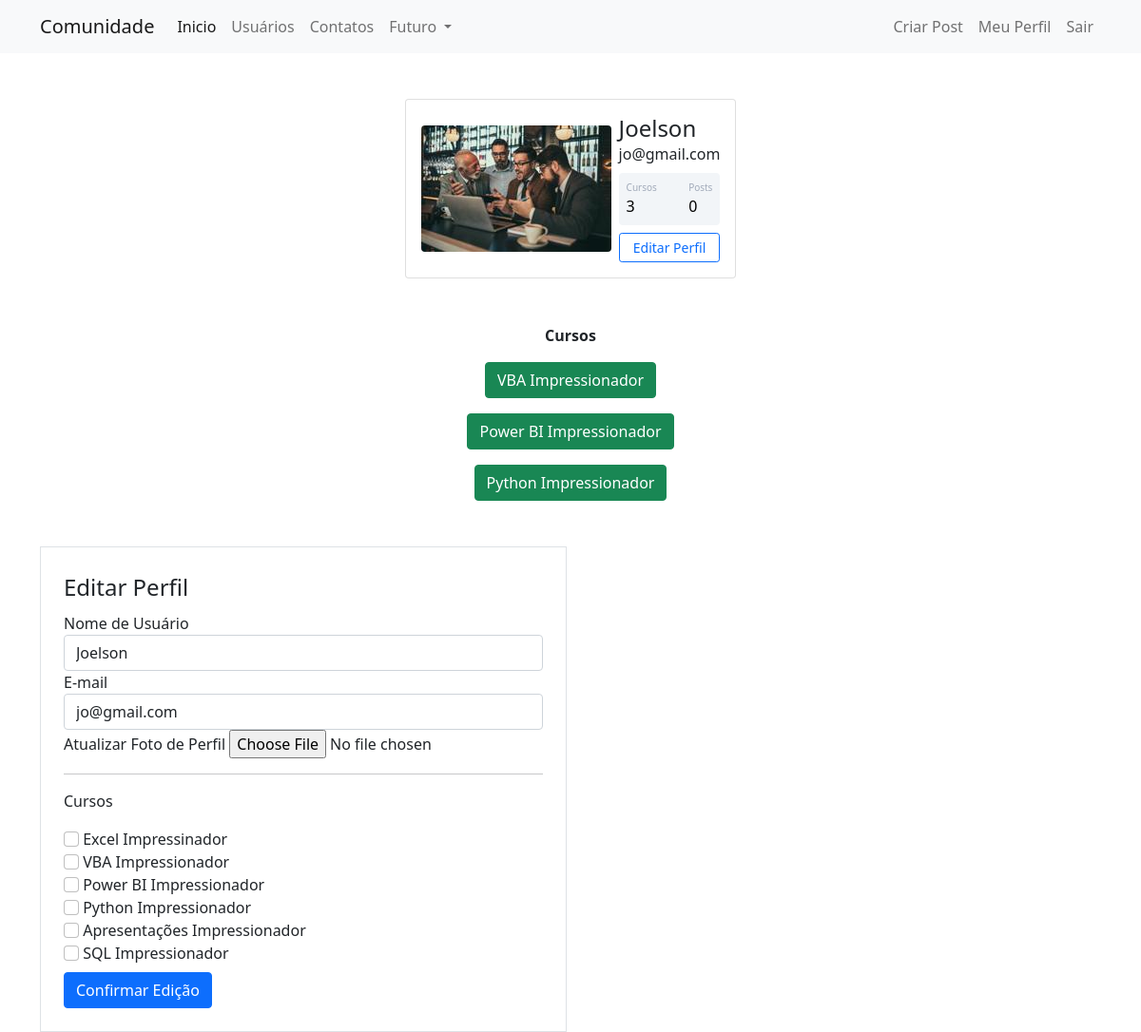
/perfil/editar (signed in), run on the app's committed database.
### comunidade/models.py (models this page shows)
class Usuario(database.Model, UserMixin):
    id = database.Column(database.Integer, primary_key=True)
    username = database.Column(database.String, nullable=False)
    email = database.Column(database.String, nullable=False, unique=True)
    senha = database.Column(database.String, nullable=False)
    foto_perfil = database.Column(database.String, default='default.jpg')
    posts = database.relationship('Post', backref='autor', lazy=True)
    cursos = database.Column(database.String, nullable=False, default='Não Informado')

### comunidade/routes.py (the view)
@app.route('/perfil/editar', methods=['GET', 'POST'])
@login_required
def editar_perfil():
    form = FormEditarPerfil()
    if form.validate_on_submit():
        current_user.email = form.email.data
        current_user.username = form.username.data
        if form.foto_perfil.data:
            nome_imagem = salvar_imagem(form.foto_perfil.data)
            current_user.foto_perfil = nome_imagem
        current_user.cursos = atualizar_cursos(form)
        database.session.commit()
        flash('Perfil atualizado com sucesso.', 'alert-success')
        return redirect(url_for('perfil'))
    elif request.method == 'GET':
        form.email.data = current_user.email
        form.username.data = current_user.username
    foto_perfil = url_for('static', filename='fotos_perfil/{}'.format(current_user.foto_perfil))
    return render_template('editarperfil.html', foto_perfil=foto_perfil, form=form)

### comunidade/forms.py (shortened to what this page needs)
class FormEditarPerfil(FlaskForm):
    username = StringField('Nome de Usuário', validators=[DataRequired()])
    email = StringField('E-mail', validators=[DataRequired(), Email()])
    foto_perfil = FileField('Atualizar Foto de Perfil', validators=[FileAllowed(['jpg', 'png', 'svg'])])
    curso_excel = BooleanField('Excel Impressinador')
    curso_vba = BooleanField('VBA Impressionador')
    curso_powerbi = BooleanField('Power BI Impressionador')
    curso_python = BooleanField('Python Impressionador')
    curso_ppt = BooleanField('Apresentações Impressionador')
    curso_sql = BooleanField('SQL Impressionador')
    botao_submit_editarperfil = SubmitField('Confirmar Edição')

### comunidade/models.py (called while the page is built)
@login_manager.user_loader
def load_usuario(id_usuario):
    return Usuario.query.get(int(id_usuario))

### comunidade/templates/editarperfil.html (shortened to what this page needs)
{% extends 'perfil.html' %}
{% block form_editar_perfil %}
<main class="container mt-5">
    <section class="w-50">
        <form method="POST" actions="" class="col me-1 p-4 border" enctype="multipart/form-data">
            <legend>Editar Perfil</legend>
            <fieldset>
                 <article class="form-group">
                    {{ form.username.label(class="form-control-label") }}
                    {% if form.username.errors %}
                        {{ form.username(class="form-control is-invalid") }}
                    <article class="invalid-feedback">
                        {% for erro in form.username.errors %}
                            {{ erro }}
                        {% endfor %}
                    </article>
                    {% else %}
                        {{ form.username(class="form-control") }}
                    {% endif %}
                </article>
                <article class="form-group">
                    {{ form.email.label(class="form-control-label") }}
                    {% if form.email.errors %}
                        {{ form.email(class="form-control is-invalid") }}
                    <article class="invalid-feedback">
                        {% for erro in form.email.errors %}
                            {{ erro }}
                        {% endfor %}
                    </article>
                    {% else %}
                        {{ form.email(class="form-control") }}
                    {% endif %}
                </article>
                <article class="form-group">
                    {{ form.foto_perfil.label }}
                    {{ form.foto_perfil(class="form-control-file") }}
                </article>
                <hr>
                <p>Cursos</p>
                {% for campo in form %}
                    {% if 'curso_' in campo.name %}
                        <article class="form-group">
                           {{ campo(class="form-check-input") }}
                           {{ campo.label(class="form-check-label") }}
                        </article>
                    {% endif %}
                {% endfor %}
            </fieldset>
            {{ form.botao_submit_editarperfil(class="btn btn-primary mt-2") }}
        </form>
    </section>
</main>
{% endblock %}

### comunidade/templates/perfil.html
{% extends 'base.html' %}
{% block body %}
    <div class="container mt-5 d-flex justify-content-center">
        <div class="card p-3">
            <div class="d-flex align-items-center">
                <div class="image me-2">
                    <img src="{{ foto_perfil }}" class="rounded" width="200">
                </div>
                <div class="ml-3 w-100">
                   <h4 class="mb-0 mt-0">{{ current_user.username }}</h4>
                   <span>{{ current_user.email }}</span>
                   <div class="p-2 mt-2 bg-primary d-flex justify-content-between rounded text-white stats">
                        {% if 'Não Informado' in current_user.cursos or current_user.cursos == '' %}
                            <div class="d-flex flex-column">
                                <span class="articles">Cursos</span>
                                <span class="number1">0</span>
                            </div>
                        {% else %}
                            <div class="d-flex flex-column">
                                <span class="articles">Cursos</span>
                                <span class="number1">{{ current_user.cursos.count(';') + 1 }}</span>
                            </div>
                        {% endif %}
                        <div class="d-flex flex-column">
                            <span class="rating">Posts</span>
                            <span class="number3">0</span>
                        </div>
                   </div>
                   <div class="button mt-2 d-flex flex-row align-items-center">
                        <a class="w-100" href="{{ url_for('editar_perfil') }}">
                            <button class="btn btn-sm btn-outline-primary w-100">Editar Perfil</button>
                        </a>
                   </div>
                </div>
            </div>
        </div>
    </div>
    <section class="row justify-content-center">
        <article class="col-4 mt-5 text-center">
            <strong>Cursos</strong><br>
            {% for curso in current_user.cursos.split(';') %}
                <button type="button" class="btn btn-success mt-3" disable>{{ curso }}</button>
            {% endfor %}
        </article>
    </section>
{% block form_editar_perfil %}
{% endblock %}
{% endblock %}

### comunidade/static/main.css (style rules this page uses)
.stats { background: #f2f5f8 !important; color: #000 !important; }
.articles,.followers,.rating { font-size:10px; color: #a1aab9; }
.number1,.number2,.number3 { font-weight:500; }

### data on the page
Usuario: username "Joelson", email "jo@gmail.com", cursos "3"

### other printed values
{{ curso }} "VBA Impressionador" "Power BI Impressionador" "Python Impressionador"
{{ campo.label(class="form-check-label") }} "Excel Impressinador" "VBA Impressionador" "Power BI Impressionador" "Python Impressionador" "Apresentações Impressionador" "SQL Impressionador"
